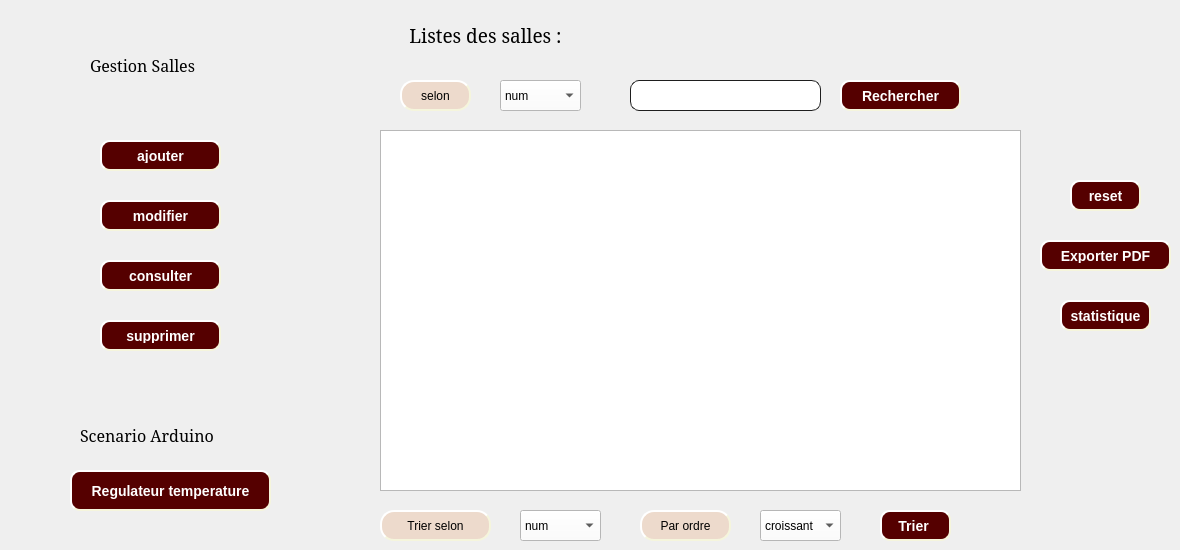
    <widget class="QWidget" name="tab1">
     <attribute name="title">
      <string>Salles_Evenement</string>
     </attribute>
     <widget class="QLabel" name="label_30">
      <property name="geometry">
       <rect>
        <x>90</x>
        <y>50</y>
        <width>151</width>
        <height>31</height>
       </rect>
      </property>
      <property name="font">
       <font>
        <family>Elephant</family>
        <pointsize>12</pointsize>
       </font>
      </property>
      <property name="text">
       <string>Gestion Salles</string>
      </property>
     </widget>
     <widget class="QPushButton" name="add">
      <property name="geometry">
       <rect>
        <x>100</x>
        <y>140</y>
        <width>121</width>
        <height>31</height>
       </rect>
      </property>
      <property name="styleSheet">
       <string notr="true">QPushButton
{
	background-color:rgb(85, 0, 0);



	border-style: outset;
    border-width: 2px;
    border-radius: 10px;
    border-color: beige;
    font: bold 14px;
 ;
    padding: 6px;
	color: rgb(255, 255, 255);
}
QPushButton:hover
{
	
	background-color: rgb(237, 218, 204);
	color: rgb(0, 0, 0);
	gridline-color: rgb(94, 118, 255);
}
QPushButton:pressed
{
	
	background-color: rgb(181, 255, 234);

}</string>
      </property>
      <property name="text">
       <string>ajouter</string>
      </property>
     </widget>
     <widget class="QPushButton" name="delete_2">
      <property name="geometry">
       <rect>
        <x>100</x>
        <y>320</y>
        <width>121</width>
        <height>31</height>
       </rect>
      </property>
      <property name="styleSheet">
       <string notr="true">QPushButton
{
	background-color:rgb(85, 0, 0);



	border-style: outset;
    border-width: 2px;
    border-radius: 10px;
    border-color: beige;
    font: bold 14px;
 ;
    padding: 6px;
	color: rgb(255, 255, 255);
}
QPushButton:hover
{
	
	background-color: rgb(237, 218, 204);
	color: rgb(0, 0, 0);
	gridline-color: rgb(94, 118, 255);
}
QPushButton:pressed
{
	
	background-color: rgb(181, 255, 234);

}
</string>
      </property>
      <property name="text">
       <string>supprimer</string>
      </property>
     </widget>
     <widget class="QPushButton" name="update">
      <property name="geometry">
       <rect>
        <x>100</x>
        <y>200</y>
        <width>121</width>
        <height>31</height>
       </rect>
      </property>
      <property name="styleSheet">
       <string notr="true">QPushButton
{
	background-color:rgb(85, 0, 0);



	border-style: outset;
    border-width: 2px;
    border-radius: 10px;
    border-color: beige;
    font: bold 14px;
 ;
    padding: 6px;
	color: rgb(255, 255, 255);
}
QPushButton:hover
{
	
	background-color: rgb(237, 218, 204);
	color: rgb(0, 0, 0);
	gridline-color: rgb(94, 118, 255);
}
QPushButton:pressed
{
	
	background-color: rgb(181, 255, 234);

}</string>
      </property>
      <property name="text">
       <string>modifier</string>
      </property>
     </widget>
     <widget class="QComboBox" name="comboBox_type_trier">
      <property name="geometry">
       <rect>
        <x>520</x>
        <y>510</y>
        <width>81</width>
        <height>31</height>
       </rect>
      </property>
      <property name="styleSheet">
       <string notr="true">background-color: rgb(255, 255, 255);</string>
      </property>
      <item>
       <property name="text">
        <string>num</string>
       </property>
      </item>
      <item>
       <property name="text">
        <string>style</string>
       </property>
      </item>
      <item>
       <property name="text">
        <string>capacite</string>
       </property>
      </item>
      <item>
       <property name="text">
        <string>localisation</string>
       </property>
      </item>
     </widget>
     <widget class="QPushButton" name="PDF">
      <property name="geometry">
       <rect>
        <x>1040</x>
        <y>240</y>
        <width>131</width>
        <height>31</height>
       </rect>
      </property>
      <property name="styleSheet">
       <string notr="true">QPushButton
{
	background-color:rgb(85, 0, 0);



	border-style: outset;
    border-width: 2px;
    border-radius: 10px;
    border-color: beige;
    font: bold 14px;
 ;
    padding: 6px;
	color: rgb(255, 255, 255);
}
QPushButton:hover
{
	
	background-color: rgb(237, 218, 204);
	color: rgb(0, 0, 0);
	gridline-color: rgb(94, 118, 255);
}
QPushButton:pressed
{
	
	background-color: rgb(181, 255, 234);

}
</string>
      </property>
      <property name="text">
       <string>Exporter PDF</string>
      </property>
     </widget>
     <widget class="QPushButton" name="pushButton_ajouter_4">
      <property name="geometry">
       <rect>
        <x>380</x>
        <y>510</y>
        <width>111</width>
        <height>31</height>
       </rect>
      </property>
      <property name="styleSheet">
       <string notr="true">QPushButton
{
	background-color: rgb(237, 218, 204);
	color: rgb(0, 0, 0);
border-style: solid;
    border-radius: 6;
border-radius: 14px;

	border-style: outset;
    border-width: 2px;
    border-radius: 14px;
    border-color: beige;
  
 
    padding: 0px;
	
	
	
	font: 10pt &quot;Franklin Gothic Heavy&quot;;
}

</string>
      </property>
      <property name="text">
       <string>Trier selon</string>
      </property>
     </widget>
     <widget class="QLineEdit" name="rechercher">
      <property name="geometry">
       <rect>
        <x>630</x>
        <y>80</y>
        <width>191</width>
        <height>31</height>
       </rect>
      </property>
      <property name="styleSheet">
       <string notr="true">background-color: rgb(255, 255, 255);
border-radius: 9px;
padding: 1px;
    border-style: solid;
    border: 1px solid #1e1e1e;
</string>
      </property>
     </widget>
     <widget class="QComboBox" name="comboBox_type_rechercher">
      <property name="geometry">
       <rect>
        <x>500</x>
        <y>80</y>
        <width>81</width>
        <height>31</height>
       </rect>
      </property>
      <property name="styleSheet">
       <string notr="true">background-color: rgb(255, 255, 255);</string>
      </property>
      <item>
       <property name="text">
        <string>num</string>
       </property>
      </item>
      <item>
       <property name="text">
        <string>style</string>
       </property>
      </item>
      <item>
       <property name="text">
        <string>capacite</string>
       </property>
      </item>
      <item>
       <property name="text">
        <string>localisation</string>
       </property>
      </item>
     </widget>
     <widget class="QComboBox" name="comboBox_ordre">
      <property name="geometry">
       <rect>
        <x>760</x>
        <y>510</y>
        <width>81</width>
        <height>31</height>
       </rect>
      </property>
      <property name="styleSheet">
       <string notr="true">background-color: rgb(255, 255, 255);</string>
      </property>
      <item>
       <property name="text">
        <string>croissant</string>
       </property>
      </item>
      <item>
       <property name="text">
        <string>decroissant</string>
       </property>
      </item>
     </widget>
     <widget class="QPushButton" name="pushButton_ajouter_6">
      <property name="geometry">
       <rect>
        <x>640</x>
        <y>510</y>
        <width>91</width>
        <height>31</height>
       </rect>
      </property>
      <property name="styleSheet">
       <string notr="true">QPushButton
{
	background-color: rgb(237, 218, 204);
	color: rgb(0, 0, 0);
border-style: solid;
    border-radius: 6;
border-radius: 14px;

	border-style: outset;
    border-width: 2px;
    border-radius: 14px;
    border-color: beige;
  
 
    padding: 0px;
	
	
	
	font: 10pt &quot;Franklin Gothic Heavy&quot;;
}

</string>
      </property>
      <property name="text">
       <string>Par ordre</string>
      </property>
     </widget>
     <widget class="QPushButton" name="rechercher_bouton">
      <property name="geometry">
       <rect>
        <x>840</x>
        <y>80</y>
        <width>121</width>
        <height>31</height>
       </rect>
      </property>
      <property name="styleSheet">
       <string notr="true">QPushButton
{
	background-color:rgb(85, 0, 0);



	border-style: outset;
    border-width: 2px;
    border-radius: 10px;
    border-color: beige;
    font: bold 14px;
 ;
    padding: 6px;
	color: rgb(255, 255, 255);
}
QPushButton:hover
{
	
	background-color: rgb(237, 218, 204);
	color: rgb(0, 0, 0);
	gridline-color: rgb(94, 118, 255);
}
QPushButton:pressed
{
	
	background-color: rgb(181, 255, 234);

}
</string>
      </property>
      <property name="text">
       <string>Rechercher</string>
      </property>
     </widget>
     <widget class="QPushButton" name="reset">
      <property name="geometry">
       <rect>
        <x>1070</x>
        <y>180</y>
        <width>71</width>
        <height>31</height>
       </rect>
      </property>
      <property name="styleSheet">
       <string notr="true">QPushButton
{
	background-color:rgb(85, 0, 0);



	border-style: outset;
    border-width: 2px;
    border-radius: 10px;
    border-color: beige;
    font: bold 14px;
 ;
    padding: 6px;
	color: rgb(255, 255, 255);
}
QPushButton:hover
{
	
	background-color: rgb(237, 218, 204);
	color: rgb(0, 0, 0);
	gridline-color: rgb(94, 118, 255);
}
QPushButton:pressed
{
	
	background-color: rgb(181, 255, 234);

}
</string>
      </property>
      <property name="text">
       <string>reset</string>
      </property>
     </widget>
     <widget class="QPushButton" name="trier">
      <property name="geometry">
       <rect>
        <x>880</x>
        <y>510</y>
        <width>71</width>
        <height>31</height>
       </rect>
      </property>
      <property name="styleSheet">
       <string notr="true">QPushButton
{
	background-color:rgb(85, 0, 0);



	border-style: outset;
    border-width: 2px;
    border-radius: 10px;
    border-color: beige;
    font: bold 14px;
 ;
    padding: 6px;
	color: rgb(255, 255, 255);
}
QPushButton:hover
{
	
	background-color: rgb(237, 218, 204);
	color: rgb(0, 0, 0);
	gridline-color: rgb(94, 118, 255);
}
QPushButton:pressed
{
	
	background-color: rgb(181, 255, 234);

}
</string>
      </property>
      <property name="text">
       <string>Trier </string>
      </property>
     </widget>
     <widget class="QTableView" name="tableView_consulter">
      <property name="geometry">
       <rect>
        <x>380</x>
        <y>130</y>
        <width>641</width>
        <height>361</height>
       </rect>
      </property>
     </widget>
     <widget class="QPushButton" name="pushButton_ajouter_3">
      <property name="geometry">
       <rect>
        <x>400</x>
        <y>80</y>
        <width>71</width>
        <height>31</height>
       </rect>
      </property>
      <property name="styleSheet">
       <string notr="true">QPushButton
{
	background-color: rgb(237, 218, 204);
	color: rgb(0, 0, 0);
border-style: solid;
    border-radius: 6;
border-radius: 14px;

	border-style: outset;
    border-width: 2px;
    border-radius: 14px;
    border-color: beige;
  
 
    padding: 0px;
	
	
	
	font: 10pt &quot;Franklin Gothic Heavy&quot;;
}

</string>
      </property>
      <property name="text">
       <string>selon</string>
      </property>
     </widget>
     <widget class="QPushButton" name="consult">
      <property name="geometry">
       <rect>
        <x>100</x>
        <y>260</y>
        <width>121</width>
        <height>31</height>
       </rect>
      </property>
      <property name="styleSheet">
       <string notr="true">QPushButton
{
	background-color:rgb(85, 0, 0);



	border-style: outset;
    border-width: 2px;
    border-radius: 10px;
    border-color: beige;
    font: bold 14px;
 ;
    padding: 6px;
	color: rgb(255, 255, 255);
}
QPushButton:hover
{
	
	background-color: rgb(237, 218, 204);
	color: rgb(0, 0, 0);
	gridline-color: rgb(94, 118, 255);
}
QPushButton:pressed
{
	
	background-color: rgb(181, 255, 234);

}
</string>
      </property>
      <property name="text">
       <string>consulter</string>
      </property>
     </widget>
     <widget class="QPushButton" name="delete_4">
      <property name="geometry">
       <rect>
        <x>70</x>
        <y>470</y>
        <width>201</width>
        <height>41</height>
       </rect>
      </property>
      <property name="styleSheet">
       <string notr="true">QPushButton
{
	background-color:rgb(85, 0, 0);



	border-style: outset;
    border-width: 2px;
    border-radius: 10px;
    border-color: beige;
    font: bold 14px;
 ;
    padding: 6px;
	color: rgb(255, 255, 255);
}
QPushButton:hover
{
	
	background-color: rgb(237, 218, 204);
	color: rgb(0, 0, 0);
	gridline-color: rgb(94, 118, 255);
}
QPushButton:pressed
{
	
	background-color: rgb(181, 255, 234);

}
</string>
      </property>
      <property name="text">
       <string>Regulateur temperature</string>
      </property>
     </widget>
     <widget class="QLabel" name="label_33">
      <property name="geometry">
       <rect>
        <x>80</x>
        <y>420</y>
        <width>191</width>
        <height>31</height>
       </rect>
      </property>
      <property name="font">
       <font>
        <family>Elephant</family>
        <pointsize>12</pointsize>
       </font>
      </property>
      <property name="text">
       <string>Scenario Arduino</string>
      </property>
     </widget>
     <widget class="QLabel" name="label_27">
      <property name="geometry">
       <rect>
        <x>330</x>
        <y>20</y>
        <width>311</width>
        <height>31</height>
       </rect>
      </property>
      <property name="font">
       <font>
        <family>Elephant</family>
        <pointsize>11</pointsize>
       </font>
      </property>
      <property name="text">
       <string>&lt;html&gt;&lt;head/&gt;&lt;body&gt;&lt;p align=&quot;center&quot;&gt;&lt;span style=&quot; font-size:14pt;&quot;&gt;Listes des salles :&lt;/span&gt;&lt;/p&gt;&lt;/body&gt;&lt;/html&gt;</string>
      </property>
     </widget>
     <widget class="QPushButton" name="stat">
      <property name="geometry">
       <rect>
        <x>1060</x>
        <y>300</y>
        <width>91</width>
        <height>31</height>
       </rect>
      </property>
      <property name="styleSheet">
       <string notr="true">QPushButton
{
	background-color:rgb(85, 0, 0);



	border-style: outset;
    border-width: 2px;
    border-radius: 10px;
    border-color: beige;
    font: bold 14px;
 ;
    padding: 6px;
	color: rgb(255, 255, 255);
}
QPushButton:hover
{
	
	background-color: rgb(237, 218, 204);
	color: rgb(0, 0, 0);
	gridline-color: rgb(94, 118, 255);
}
QPushButton:pressed
{
	
	background-color: rgb(181, 255, 234);

}
</string>
      </property>
      <property name="text">
       <string>statistique</string>
      </property>
     </widget>
    </widget>
